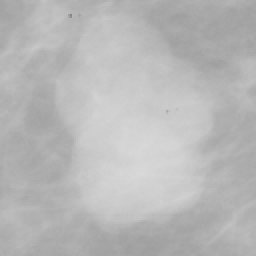
#> input picture Computer Vision Libraries/original.png, 128 x 128 px (shown 2 times larger)
$ python Practice4.py
#> lines starting #> are read from the running program, lines starting #| are printed output that depends on the picture
import numpy as np
import imageio as io
import matplotlib.pyplot as plt
import cv2 as cv

img=cv.imread('original.png',0)
#> img is the input picture: shape (128, 128); min 134, max 217, mean 183.9


plt.imshow(img,cmap="gray")
plt.show()
plt.close()

plt.hist(img.ravel(),bins=100)
plt.ylabel("Frequency")
plt.xlabel("Intesity")
plt.show()
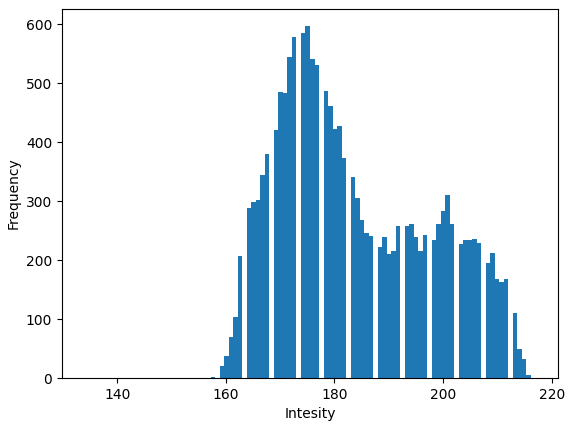
#> figure drawn by matplotlib, 1 panel; tallest bar 597 high, from x = 174.7 to 175.5
plt.close()

# [4 lines of commented-out code are left out]


MP=255
a=157
b=215
R=b-a
r,c=img.shape
#> r = 128; c = 128
for i in range(r):
    for j in range(c):
        img[i,j]=round(((img[i,j]-a)/R)*MP)
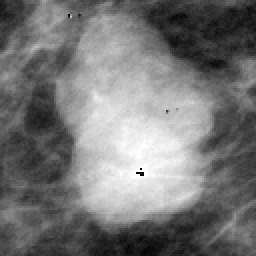
#> img: shape (128, 128) (shown 2 times larger); min 3, max 255, mean 118

plt.hist(img.ravel(),bins=100)
plt.ylabel("Frequency")
plt.xlabel("Intesity")
plt.show()
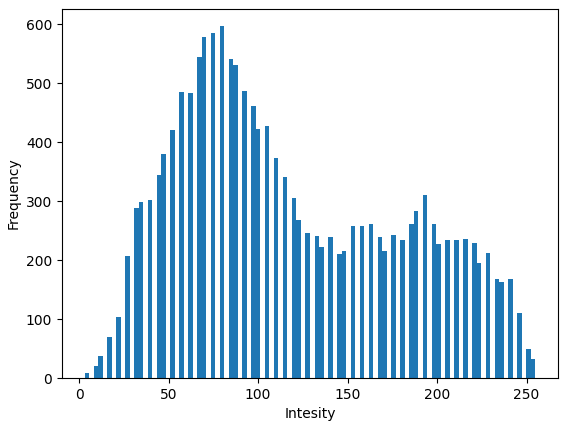
#> figure drawn by matplotlib, 1 panel; tallest bar 597 high, from x = 78.6 to 81.12
plt.close()


plt.imshow(img,cmap="gray")
plt.show()
plt.close()
